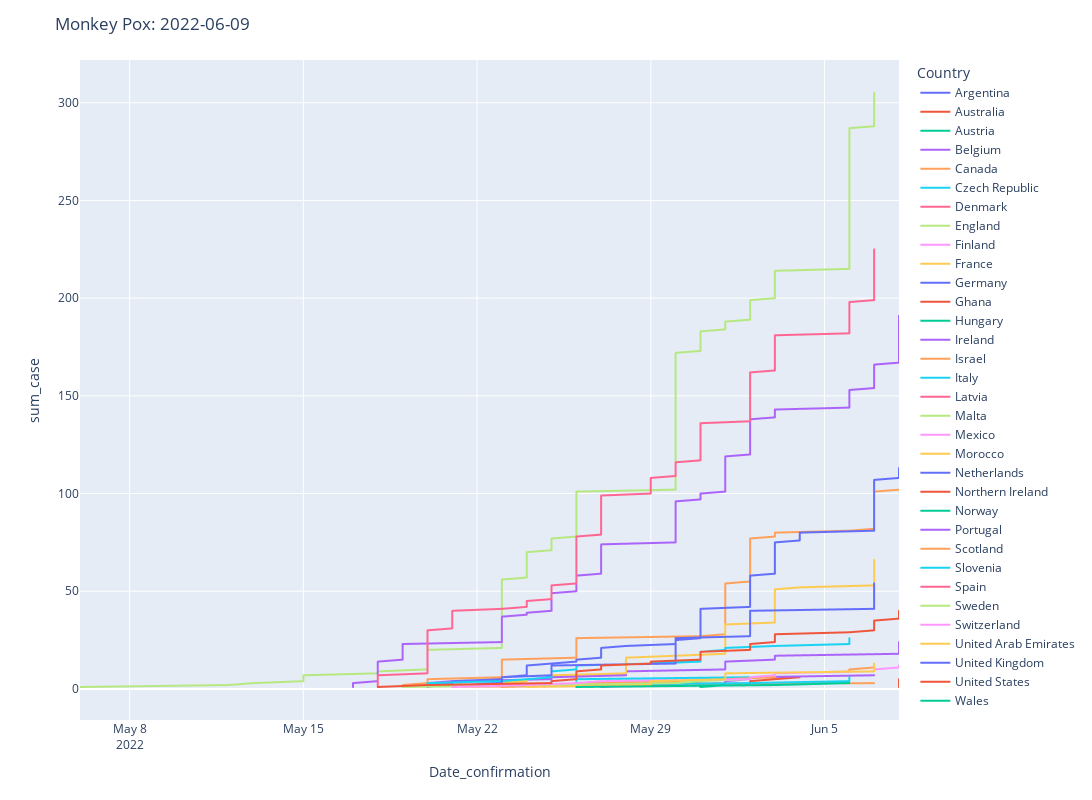

Notebook code for this chart:
### Code cell
fig3 = px.line(sort_df, x='Date_confirmation',y='sum_case', color='Country')

fig3.update_layout(
    width=1920,
    height=800,
    title_text=f'Monkey Pox: {date}'
)

fig3.show()

### Figure 1 — Plotly figure (JSON) as saved in the notebook; plotly's stock layout.template omitted (floating-point values rounded to 4 significant figures; data arrays with more than 128 entries replaced by an {"elided": "..."} marker saying what was removed)
{"data": [{"hovertemplate": "Country=Argentina<br>Date_confirmation=%{x}<br>sum_case=%{y}<extra></extra>", "legendgroup": "Argentina", "line": {"color": "#636efa", "dash": "solid"}, "marker": {"symbol": "circle"}, "mode": "lines", "name": "Argentina", "showlegend": true, "type": "scattergl", "x": ["2022-05-27T00:00:00", "2022-05-27T00:00:00"], "xaxis": "x", "y": [1, 2], "yaxis": "y"}, {"hovertemplate": "Country=Australia<br>Date_confirmation=%{x}<br>sum_case=%{y}<extra></extra>", "legendgroup": "Australia", "line": {"color": "#EF553B", "dash": "solid"}, "marker": {"symbol": "circle"}, "mode": "lines", "name": "Australia", "showlegend": true, "type": "scattergl", "x": ["2022-05-20T00:00:00", "2022-05-20T00:00:00", "2022-06-02T00:00:00", "2022-06-02T00:00:00", "2022-06-03T00:00:00", "2022-06-04T00:00:00"], "xaxis": "x", "y": [1, 2, 3, 4, 5, 6], "yaxis": "y"}, {"hovertemplate": "Country=Austria<br>Date_confirmation=%{x}<br>sum_case=%{y}<extra></extra>", "legendgroup": "Austria", "line": {"color": "#00cc96", "dash": "solid"}, "marker": {"symbol": "circle"}, "mode": "lines", "name": "Austria", "showlegend": true, "type": "scattergl", "x": ["2022-05-23T00:00:00"], "xaxis": "x", "y": [1], "yaxis": "y"}, {"hovertemplate": "Country=Belgium<br>Date_confirmation=%{x}<br>sum_case=%{y}<extra></extra>", "legendgroup": "Belgium", "line": {"color": "#ab63fa", "dash": "solid"}, "marker": {"symbol": "circle"}, "mode": "lines", "name": "Belgium", "showlegend": true, "type": "scattergl", "x": ["2022-05-19T00:00:00", "2022-05-20T00:00:00", "2022-05-20T00:00:00", "2022-05-21T00:00:00", "2022-05-25T00:00:00", "2022-05-25T00:00:00", "2022-05-28T00:00:00", "2022-05-28T00:00:00", "2022-05-28T00:00:00", "2022-06-01T00:00:00", "2022-06-01T00:00:00", "2022-06-01T00:00:00", "2022-06-01T00:00:00", "2022-06-01T00:00:00", "2022-06-03T00:00:00", "2022-06-03T00:00:00", "2022-06-03T00:00:00", "2022-06-08T00:00:00", "2022-06-08T00:00:00", "2022-06-08T00:00:00", "2022-06-08T00:00:00", "2022-06-08T00:00:00", "2022-06-08T00:00:00", "2022-06-08T00:00:00"], "xaxis": "x", "y": [1, 2, 3, 4, 5, 6, 7, 8, 9, 10, 11, 12, 13, 14, 15, 16, 17, 18, 19, 20, 21, 22, 23, 24], "yaxis": "y"}, {"hovertemplate": "Country=Canada<br>Date_confirmation=%{x}<br>sum_case=%{y}<extra></extra>", "legendgroup": "Canada", "line": {"color": "#FFA15A", "dash": "solid"}, "marker": {"symbol": "circle"}, "mode": "lines", "name": "Canada", "showlegend": true, "type": "scattergl", "x": ["2022-05-19T00:00:00", "2022-05-19T00:00:00", "2022-05-20T00:00:00", "2022-05-20T00:00:00", "2022-05-20T00:00:00", "2022-05-23T00:00:00", "2022-05-23T00:00:00", "2022-05-23T00:00:00", "2022-05-23T00:00:00", "2022-05-23T00:00:00", "2022-05-23T00:00:00", "2022-05-23T00:00:00", "2022-05-23T00:00:00", "2022-05-23T00:00:00", "2022-05-23T00:00:00", "2022-05-26T00:00:00", "2022-05-26T00:00:00", "2022-05-26T00:00:00", "2022-05-26T00:00:00", "2022-05-26T00:00:00", "2022-05-26T00:00:00", "2022-05-26T00:00:00", "2022-05-26T00:00:00", "2022-05-26T00:00:00", "2022-05-26T00:00:00", "2022-05-26T00:00:00", "2022-05-31T00:00:00", "2022-06-01T00:00:00", "2022-06-01T00:00:00", "2022-06-01T00:00:00", "2022-06-01T00:00:00", "2022-06-01T00:00:00", "2022-06-01T00:00:00", "2022-06-01T00:00:00", "2022-06-01T00:00:00", "2022-06-01T00:00:00", "2022-06-01T00:00:00", "2022-06-01T00:00:00", "2022-06-01T00:00:00", "2022-06-01T00:00:00", "2022-06-01T00:00:00", "2022-06-01T00:00:00", "2022-06-01T00:00:00", "2022-06-01T00:00:00", "2022-06-01T00:00:00", "2022-06-01T00:00:00", "2022-06-01T00:00:00", "2022-06-01T00:00:00", "2022-06-01T00:00:00", "2022-06-01T00:00:00", "2022-06-01T00:00:00", "2022-06-01T00:00:00", "2022-06-01T00:00:00", "2022-06-01T00:00:00", "2022-06-02T00:00:00", "2022-06-02T00:00:00", "2022-06-02T00:00:00", "2022-06-02T00:00:00", "2022-06-02T00:00:00", "2022-06-02T00:00:00", "2022-06-02T00:00:00", "2022-06-02T00:00:00", "2022-06-02T00:00:00", "2022-06-02T00:00:00", "2022-06-02T00:00:00", "2022-06-02T00:00:00", "2022-06-02T00:00:00", "2022-06-02T00:00:00", "2022-06-02T00:00:00", "2022-06-02T00:00:00", "2022-06-02T00:00:00", "2022-06-02T00:00:00", "2022-06-02T00:00:00", "2022-06-02T00:00:00", "2022-06-02T00:00:00", "2022-06-02T00:00:00", "2022-06-02T00:00:00", "2022-06-03T00:00:00", "2022-06-03T00:00:00", "2022-06-03T00:00:00", "2022-06-06T00:00:00", "2022-06-07T00:00:00", "2022-06-07T00:00:00", "2022-06-07T00:00:00", "2022-06-07T00:00:00", "2022-06-07T00:00:00", "2022-06-07T00:00:00", "2022-06-07T00:00:00", "2022-06-07T00:00:00", "2022-06-07T00:00:00", "2022-06-07T00:00:00", "2022-06-07T00:00:00", "2022-06-07T00:00:00", "2022-06-07T00:00:00", "2022-06-07T00:00:00", "2022-06-07T00:00:00", "2022-06-07T00:00:00", "2022-06-07T00:00:00", "2022-06-07T00:00:00", "2022-06-07T00:00:00", "2022-06-07T00:00:00", "2022-06-08T00:00:00"], "xaxis": "x", "y": [1, 2, 3, 4, 5, 6, 7, 8, 9, 10, 11, 12, 13, 14, 15, 16, 17, 18, 19, 20, 21, 22, 23, 24, 25, 26, 27, 28, 29, 30, 31, 32, 33, 34, 35, 36, 37, 38, 39, 40, 41, 42, 43, 44, 45, 46, 47, 48, 49, 50, 51, 52, 53, 54, 55, 56, 57, 58, 59, 60, 61, 62, 63, 64, 65, 66, 67, 68, 69, 70, 71, 72, 73, 74, 75, 76, 77, 78, 79, 80, 81, 82, 83, 84, 85, 86, 87, 88, 89, 90, 91, 92, 93, 94, 95, 96, 97, 98, 99, 100, 101, 102], "yaxis": "y"}, {"hovertemplate": "Country=Czech Republic<br>Date_confirmation=%{x}<br>sum_case=%{y}<extra></extra>", "legendgroup": "Czech Republic", "line": {"color": "#19d3f3", "dash": "solid"}, "marker": {"symbol": "circle"}, "mode": "lines", "name": "Czech Republic", "showlegend": true, "type": "scattergl", "x": ["2022-05-24T00:00:00", "2022-05-26T00:00:00", "2022-05-26T00:00:00", "2022-05-26T00:00:00", "2022-05-26T00:00:00", "2022-06-02T00:00:00"], "xaxis": "x", "y": [1, 2, 3, 4, 5, 6], "yaxis": "y"}, {"hovertemplate": "Country=Denmark<br>Date_confirmation=%{x}<br>sum_case=%{y}<extra></extra>", "legendgroup": "Denmark", "line": {"color": "#FF6692", "dash": "solid"}, "marker": {"symbol": "circle"}, "mode": "lines", "name": "Denmark", "showlegend": true, "type": "scattergl", "x": ["2022-05-23T00:00:00", "2022-05-24T00:00:00"], "xaxis": "x", "y": [1, 2], "yaxis": "y"}, {"hovertemplate": "Country=England<br>Date_confirmation=%{x}<br>sum_case=%{y}<extra></extra>", "legendgroup": "England", "line": {"color": "#B6E880", "dash": "solid"}, "marker": {"symbol": "circle"}, "mode": "lines", "name": "England", "showlegend": true, "type": "scattergl", "x": {"elided": "305 str values"}, "xaxis": "x", "y": {"elided": "305 int values"}, "yaxis": "y"}, {"hovertemplate": "Country=Finland<br>Date_confirmation=%{x}<br>sum_case=%{y}<extra></extra>", "legendgroup": "Finland", "line": {"color": "#FF97FF", "dash": "solid"}, "marker": {"symbol": "circle"}, "mode": "lines", "name": "Finland", "showlegend": true, "type": "scattergl", "x": ["2022-05-27T00:00:00", "2022-06-02T00:00:00"], "xaxis": "x", "y": [1, 2], "yaxis": "y"}, {"hovertemplate": "Country=France<br>Date_confirmation=%{x}<br>sum_case=%{y}<extra></extra>", "legendgroup": "France", "line": {"color": "#FECB52", "dash": "solid"}, "marker": {"symbol": "circle"}, "mode": "lines", "name": "France", "showlegend": true, "type": "scattergl", "x": ["2022-05-19T00:00:00", "2022-05-23T00:00:00", "2022-05-23T00:00:00", "2022-05-24T00:00:00", "2022-05-24T00:00:00", "2022-05-25T00:00:00", "2022-05-25T00:00:00", "2022-05-28T00:00:00", "2022-05-28T00:00:00", "2022-05-28T00:00:00", "2022-05-28T00:00:00", "2022-05-28T00:00:00", "2022-05-28T00:00:00", "2022-05-28T00:00:00", "2022-05-28T00:00:00", "2022-05-28T00:00:00", "2022-05-30T00:00:00", "2022-06-01T00:00:00", "2022-06-01T00:00:00", "2022-06-01T00:00:00", "2022-06-01T00:00:00", "2022-06-01T00:00:00", "2022-06-01T00:00:00", "2022-06-01T00:00:00", "2022-06-01T00:00:00", "2022-06-01T00:00:00", "2022-06-01T00:00:00", "2022-06-01T00:00:00", "2022-06-01T00:00:00", "2022-06-01T00:00:00", "2022-06-01T00:00:00", "2022-06-01T00:00:00", "2022-06-01T00:00:00", "2022-06-03T00:00:00", "2022-06-03T00:00:00", "2022-06-03T00:00:00", "2022-06-03T00:00:00", "2022-06-03T00:00:00", "2022-06-03T00:00:00", "2022-06-03T00:00:00", "2022-06-03T00:00:00", "2022-06-03T00:00:00", "2022-06-03T00:00:00", "2022-06-03T00:00:00", "2022-06-03T00:00:00", "2022-06-03T00:00:00", "2022-06-03T00:00:00", "2022-06-03T00:00:00", "2022-06-03T00:00:00", "2022-06-03T00:00:00", "2022-06-03T00:00:00", "2022-06-04T00:00:00", "2022-06-07T00:00:00", "2022-06-07T00:00:00", "2022-06-07T00:00:00", "2022-06-07T00:00:00", "2022-06-07T00:00:00", "2022-06-07T00:00:00", "2022-06-07T00:00:00", "2022-06-07T00:00:00", "2022-06-07T00:00:00", "2022-06-07T00:00:00", "2022-06-07T00:00:00", "2022-06-07T00:00:00", "2022-06-07T00:00:00", "2022-06-07T00:00:00"], "xaxis": "x", "y": [1, 2, 3, 4, 5, 6, 7, 8, 9, 10, 11, 12, 13, 14, 15, 16, 17, 18, 19, 20, 21, 22, 23, 24, 25, 26, 27, 28, 29, 30, 31, 32, 33, 34, 35, 36, 37, 38, 39, 40, 41, 42, 43, 44, 45, 46, 47, 48, 49, 50, 51, 52, 53, 54, 55, 56, 57, 58, 59, 60, 61, 62, 63, 64, 65, 66], "yaxis": "y"}, {"hovertemplate": "Country=Germany<br>Date_confirmation=%{x}<br>sum_case=%{y}<extra></extra>", "legendgroup": "Germany", "line": {"color": "#636efa", "dash": "solid"}, "marker": {"symbol": "circle"}, "mode": "lines", "name": "Germany", "showlegend": true, "type": "scattergl", "x": ["2022-05-19T00:00:00", "2022-05-20T00:00:00", "2022-05-21T00:00:00", "2022-05-21T00:00:00", "2022-05-23T00:00:00", "2022-05-23T00:00:00", "2022-05-24T00:00:00", "2022-05-24T00:00:00", "2022-05-24T00:00:00", "2022-05-24T00:00:00", "2022-05-24T00:00:00", "2022-05-24T00:00:00", "2022-05-25T00:00:00", "2022-05-26T00:00:00", "2022-05-26T00:00:00", "2022-05-27T00:00:00", "2022-05-27T00:00:00", "2022-05-27T00:00:00", "2022-05-27T00:00:00", "2022-05-27T00:00:00", "2022-05-27T00:00:00", "2022-05-28T00:00:00", "2022-05-30T00:00:00", "2022-05-30T00:00:00", "2022-05-30T00:00:00", "2022-05-31T00:00:00", "2022-05-31T00:00:00", "2022-05-31T00:00:00", "2022-05-31T00:00:00", "2022-05-31T00:00:00", "2022-05-31T00:00:00", "2022-05-31T00:00:00", "2022-05-31T00:00:00", "2022-05-31T00:00:00", "2022-05-31T00:00:00", "2022-05-31T00:00:00", "2022-05-31T00:00:00", "2022-05-31T00:00:00", "2022-05-31T00:00:00", "2022-05-31T00:00:00", "2022-05-31T00:00:00", "2022-06-02T00:00:00", "2022-06-02T00:00:00", "2022-06-02T00:00:00", "2022-06-02T00:00:00", "2022-06-02T00:00:00", "2022-06-02T00:00:00", "2022-06-02T00:00:00", "2022-06-02T00:00:00", "2022-06-02T00:00:00", "2022-06-02T00:00:00", "2022-06-02T00:00:00", "2022-06-02T00:00:00", "2022-06-02T00:00:00", "2022-06-02T00:00:00", "2022-06-02T00:00:00", "2022-06-02T00:00:00", "2022-06-02T00:00:00", "2022-06-03T00:00:00", "2022-06-03T00:00:00", "2022-06-03T00:00:00", "2022-06-03T00:00:00", "2022-06-03T00:00:00", "2022-06-03T00:00:00", "2022-06-03T00:00:00", "2022-06-03T00:00:00", "2022-06-03T00:00:00", "2022-06-03T00:00:00", "2022-06-03T00:00:00", "2022-06-03T00:00:00", "2022-06-03T00:00:00", "2022-06-03T00:00:00", "2022-06-03T00:00:00", "2022-06-03T00:00:00", "2022-06-03T00:00:00", "2022-06-04T00:00:00", "2022-06-04T00:00:00", "2022-06-04T00:00:00", "2022-06-04T00:00:00", "2022-06-04T00:00:00", "2022-06-07T00:00:00", "2022-06-07T00:00:00", "2022-06-07T00:00:00", "2022-06-07T00:00:00", "2022-06-07T00:00:00", "2022-06-07T00:00:00", "2022-06-07T00:00:00", "2022-06-07T00:00:00", "2022-06-07T00:00:00", "2022-06-07T00:00:00", "2022-06-07T00:00:00", "2022-06-07T00:00:00", "2022-06-07T00:00:00", "2022-06-07T00:00:00", "2022-06-07T00:00:00", "2022-06-07T00:00:00", "2022-06-07T00:00:00", "2022-06-07T00:00:00", "2022-06-07T00:00:00", "2022-06-07T00:00:00", "2022-06-07T00:00:00", "2022-06-07T00:00:00", "2022-06-07T00:00:00", "2022-06-07T00:00:00", "2022-06-07T00:00:00", "2022-06-07T00:00:00", "2022-06-07T00:00:00", "2022-06-08T00:00:00", "2022-06-08T00:00:00", "2022-06-08T00:00:00", "2022-06-08T00:00:00", "2022-06-08T00:00:00", "2022-06-08T00:00:00"], "xaxis": "x", "y": [1, 2, 3, 4, 5, 6, 7, 8, 9, 10, 11, 12, 13, 14, 15, 16, 17, 18, 19, 20, 21, 22, 23, 24, 25, 26, 27, 28, 29, 30, 31, 32, 33, 34, 35, 36, 37, 38, 39, 40, 41, 42, 43, 44, 45, 46, 47, 48, 49, 50, 51, 52, 53, 54, 55, 56, 57, 58, 59, 60, 61, 62, 63, 64, 65, 66, 67, 68, 69, 70, 71, 72, 73, 74, 75, 76, 77, 78, 79, 80, 81, 82, 83, 84, 85, 86, 87, 88, 89, 90, 91, 92, 93, 94, 95, 96, 97, 98, 99, 100, 101, 102, 103, 104, 105, 106, 107, 108, 109, 110, 111, 112, 113], "yaxis": "y"}, {"hovertemplate": "Country=Ghana<br>Date_confirmation=%{x}<br>sum_case=%{y}<extra></extra>", "legendgroup": "Ghana", "line": {"color": "#EF553B", "dash": "solid"}, "marker": {"symbol": "circle"}, "mode": "lines", "name": "Ghana", "showlegend": true, "type": "scattergl", "x": ["2022-06-08T00:00:00", "2022-06-08T00:00:00", "2022-06-08T00:00:00", "2022-06-08T00:00:00", "2022-06-08T00:00:00"], "xaxis": "x", "y": [1, 2, 3, 4, 5], "yaxis": "y"}, {"hovertemplate": "Country=Hungary<br>Date_confirmation=%{x}<br>sum_case=%{y}<extra></extra>", "legendgroup": "Hungary", "line": {"color": "#00cc96", "dash": "solid"}, "marker": {"symbol": "circle"}, "mode": "lines", "name": "Hungary", "showlegend": true, "type": "scattergl", "x": ["2022-05-31T00:00:00"], "xaxis": "x", "y": [1], "yaxis": "y"}, {"hovertemplate": "Country=Ireland<br>Date_confirmation=%{x}<br>sum_case=%{y}<extra></extra>", "legendgroup": "Ireland", "line": {"color": "#ab63fa", "dash": "solid"}, "marker": {"symbol": "circle"}, "mode": "lines", "name": "Ireland", "showlegend": true, "type": "scattergl", "x": ["2022-05-27T00:00:00", "2022-05-30T00:00:00", "2022-06-01T00:00:00", "2022-06-01T00:00:00", "2022-06-02T00:00:00", "2022-06-02T00:00:00", "2022-06-07T00:00:00"], "xaxis": "x", "y": [1, 2, 3, 4, 5, 6, 7], "yaxis": "y"}, {"hovertemplate": "Country=Israel<br>Date_confirmation=%{x}<br>sum_case=%{y}<extra></extra>", "legendgroup": "Israel", "line": {"color": "#FFA15A", "dash": "solid"}, "marker": {"symbol": "circle"}, "mode": "lines", "name": "Israel", "showlegend": true, "type": "scattergl", "x": ["2022-05-21T00:00:00", "2022-05-28T00:00:00", "2022-06-07T00:00:00"], "xaxis": "x", "y": [1, 2, 3], "yaxis": "y"}, {"hovertemplate": "Country=Italy<br>Date_confirmation=%{x}<br>sum_case=%{y}<extra></extra>", "legendgroup": "Italy", "line": {"color": "#19d3f3", "dash": "solid"}, "marker": {"symbol": "circle"}, "mode": "lines", "name": "Italy", "showlegend": true, "type": "scattergl", "x": ["2022-05-19T00:00:00", "2022-05-20T00:00:00", "2022-05-20T00:00:00", "2022-05-23T00:00:00", "2022-05-24T00:00:00", "2022-05-25T00:00:00", "2022-05-25T00:00:00", "2022-05-25T00:00:00", "2022-05-25T00:00:00", "2022-05-26T00:00:00", "2022-05-26T00:00:00", "2022-05-26T00:00:00", "2022-05-29T00:00:00", "2022-05-31T00:00:00", "2022-05-31T00:00:00", "2022-05-31T00:00:00", "2022-05-31T00:00:00", "2022-05-31T00:00:00", "2022-05-31T00:00:00", "2022-06-01T00:00:00", "2022-06-01T00:00:00", "2022-06-03T00:00:00", "2022-06-06T00:00:00", "2022-06-06T00:00:00", "2022-06-06T00:00:00", "2022-06-06T00:00:00"], "xaxis": "x", "y": [1, 2, 3, 4, 5, 6, 7, 8, 9, 10, 11, 12, 13, 14, 15, 16, 17, 18, 19, 20, 21, 22, 23, 24, 25, 26], "yaxis": "y"}, {"hovertemplate": "Country=Latvia<br>Date_confirmation=%{x}<br>sum_case=%{y}<extra></extra>", "legendgroup": "Latvia", "line": {"color": "#FF6692", "dash": "solid"}, "marker": {"symbol": "circle"}, "mode": "lines", "name": "Latvia", "showlegend": true, "type": "scattergl", "x": ["2022-06-03T00:00:00"], "xaxis": "x", "y": [1], "yaxis": "y"}, {"hovertemplate": "Country=Malta<br>Date_confirmation=%{x}<br>sum_case=%{y}<extra></extra>", "legendgroup": "Malta", "line": {"color": "#B6E880", "dash": "solid"}, "marker": {"symbol": "circle"}, "mode": "lines", "name": "Malta", "showlegend": true, "type": "scattergl", "x": ["2022-05-28T00:00:00"], "xaxis": "x", "y": [1], "yaxis": "y"}, {"hovertemplate": "Country=Mexico<br>Date_confirmation=%{x}<br>sum_case=%{y}<extra></extra>", "legendgroup": "Mexico", "line": {"color": "#FF97FF", "dash": "solid"}, "marker": {"symbol": "circle"}, "mode": "lines", "name": "Mexico", "showlegend": true, "type": "scattergl", "x": ["2022-05-28T00:00:00"], "xaxis": "x", "y": [1], "yaxis": "y"}, {"hovertemplate": "Country=Morocco<br>Date_confirmation=%{x}<br>sum_case=%{y}<extra></extra>", "legendgroup": "Morocco", "line": {"color": "#FECB52", "dash": "solid"}, "marker": {"symbol": "circle"}, "mode": "lines", "name": "Morocco", "showlegend": true, "type": "scattergl", "x": ["2022-06-02T00:00:00"], "xaxis": "x", "y": [1], "yaxis": "y"}, {"hovertemplate": "Country=Netherlands<br>Date_confirmation=%{x}<br>sum_case=%{y}<extra></extra>", "legendgroup": "Netherlands", "line": {"color": "#636efa", "dash": "solid"}, "marker": {"symbol": "circle"}, "mode": "lines", "name": "Netherlands", "showlegend": true, "type": "scattergl", "x": ["2022-05-20T00:00:00", "2022-05-21T00:00:00", "2022-05-23T00:00:00", "2022-05-23T00:00:00", "2022-05-23T00:00:00", "2022-05-23T00:00:00", "2022-05-25T00:00:00", "2022-05-25T00:00:00", "2022-05-25T00:00:00", "2022-05-25T00:00:00", "2022-05-25T00:00:00", "2022-05-25T00:00:00", "2022-05-30T00:00:00", "2022-05-30T00:00:00", "2022-05-30T00:00:00", "2022-05-30T00:00:00", "2022-05-30T00:00:00", "2022-05-30T00:00:00", "2022-05-30T00:00:00", "2022-05-30T00:00:00", "2022-05-30T00:00:00", "2022-05-30T00:00:00", "2022-05-30T00:00:00", "2022-05-30T00:00:00", "2022-05-30T00:00:00", "2022-05-30T00:00:00", "2022-06-02T00:00:00", "2022-06-02T00:00:00", "2022-06-02T00:00:00", "2022-06-02T00:00:00", "2022-06-02T00:00:00", "2022-06-02T00:00:00", "2022-06-02T00:00:00", "2022-06-02T00:00:00", "2022-06-02T00:00:00", "2022-06-02T00:00:00", "2022-06-02T00:00:00", "2022-06-02T00:00:00", "2022-06-02T00:00:00", "2022-06-02T00:00:00", "2022-06-07T00:00:00", "2022-06-07T00:00:00", "2022-06-07T00:00:00", "2022-06-07T00:00:00", "2022-06-07T00:00:00", "2022-06-07T00:00:00", "2022-06-07T00:00:00", "2022-06-07T00:00:00", "2022-06-07T00:00:00", "2022-06-07T00:00:00", "2022-06-07T00:00:00", "2022-06-07T00:00:00", "2022-06-07T00:00:00", "2022-06-07T00:00:00"], "xaxis": "x", "y": [1, 2, 3, 4, 5, 6, 7, 8, 9, 10, 11, 12, 13, 14, 15, 16, 17, 18, 19, 20, 21, 22, 23, 24, 25, 26, 27, 28, 29, 30, 31, 32, 33, 34, 35, 36, 37, 38, 39, 40, 41, 42, 43, 44, 45, 46, 47, 48, 49, 50, 51, 52, 53, 54], "yaxis": "y"}, {"hovertemplate": "Country=Northern Ireland<br>Date_confirmation=%{x}<br>sum_case=%{y}<extra></extra>", "legendgroup": "Northern Ireland", "line": {"color": "#EF553B", "dash": "solid"}, "marker": {"symbol": "circle"}, "mode": "lines", "name": "Northern Ireland", "showlegend": true, "type": "scattergl", "x": ["2022-05-26T00:00:00", "2022-05-30T00:00:00"], "xaxis": "x", "y": [1, 2], "yaxis": "y"}, {"hovertemplate": "Country=Norway<br>Date_confirmation=%{x}<br>sum_case=%{y}<extra></extra>", "legendgroup": "Norway", "line": {"color": "#00cc96", "dash": "solid"}, "marker": {"symbol": "circle"}, "mode": "lines", "name": "Norway", "showlegend": true, "type": "scattergl", "x": ["2022-05-31T00:00:00", "2022-06-01T00:00:00"], "xaxis": "x", "y": [1, 2], "yaxis": "y"}, {"hovertemplate": "Country=Portugal<br>Date_confirmation=%{x}<br>sum_case=%{y}<extra></extra>", "legendgroup": "Portugal", "line": {"color": "#ab63fa", "dash": "solid"}, "marker": {"symbol": "circle"}, "mode": "lines", "name": "Portugal", "showlegend": true, "type": "scattergl", "x": {"elided": "191 str values"}, "xaxis": "x", "y": {"elided": "191 int values"}, "yaxis": "y"}, {"hovertemplate": "Country=Scotland<br>Date_confirmation=%{x}<br>sum_case=%{y}<extra></extra>", "legendgroup": "Scotland", "line": {"color": "#FFA15A", "dash": "solid"}, "marker": {"symbol": "circle"}, "mode": "lines", "name": "Scotland", "showlegend": true, "type": "scattergl", "x": ["2022-05-23T00:00:00", "2022-05-26T00:00:00", "2022-05-26T00:00:00", "2022-05-30T00:00:00", "2022-06-01T00:00:00", "2022-06-03T00:00:00", "2022-06-03T00:00:00", "2022-06-03T00:00:00", "2022-06-06T00:00:00", "2022-06-06T00:00:00", "2022-06-07T00:00:00"], "xaxis": "x", "y": [1, 2, 3, 4, 5, 6, 7, 8, 9, 10, 11], "yaxis": "y"}, {"hovertemplate": "Country=Slovenia<br>Date_confirmation=%{x}<br>sum_case=%{y}<extra></extra>", "legendgroup": "Slovenia", "line": {"color": "#19d3f3", "dash": "solid"}, "marker": {"symbol": "circle"}, "mode": "lines", "name": "Slovenia", "showlegend": true, "type": "scattergl", "x": ["2022-05-24T00:00:00", "2022-05-25T00:00:00", "2022-06-02T00:00:00", "2022-06-06T00:00:00", "2022-06-06T00:00:00", "2022-06-06T00:00:00"], "xaxis": "x", "y": [1, 2, 3, 4, 5, 6], "yaxis": "y"}, {"hovertemplate": "Country=Spain<br>Date_confirmation=%{x}<br>sum_case=%{y}<extra></extra>", "legendgroup": "Spain", "line": {"color": "#FF6692", "dash": "solid"}, "marker": {"symbol": "circle"}, "mode": "lines", "name": "Spain", "showlegend": true, "type": "scattergl", "x": {"elided": "225 str values"}, "xaxis": "x", "y": {"elided": "225 int values"}, "yaxis": "y"}, {"hovertemplate": "Country=Sweden<br>Date_confirmation=%{x}<br>sum_case=%{y}<extra></extra>", "legendgroup": "Sweden", "line": {"color": "#B6E880", "dash": "solid"}, "marker": {"symbol": "circle"}, "mode": "lines", "name": "Sweden", "showlegend": true, "type": "scattergl", "x": ["2022-05-19T00:00:00", "2022-05-25T00:00:00", "2022-05-30T00:00:00", "2022-05-31T00:00:00", "2022-06-02T00:00:00"], "xaxis": "x", "y": [1, 2, 3, 4, 5], "yaxis": "y"}, {"hovertemplate": "Country=Switzerland<br>Date_confirmation=%{x}<br>sum_case=%{y}<extra></extra>", "legendgroup": "Switzerland", "line": {"color": "#FF97FF", "dash": "solid"}, "marker": {"symbol": "circle"}, "mode": "lines", "name": "Switzerland", "showlegend": true, "type": "scattergl", "x": ["2022-05-21T00:00:00", "2022-05-24T00:00:00", "2022-05-26T00:00:00", "2022-05-27T00:00:00", "2022-06-02T00:00:00", "2022-06-02T00:00:00", "2022-06-03T00:00:00", "2022-06-03T00:00:00", "2022-06-07T00:00:00", "2022-06-07T00:00:00", "2022-06-08T00:00:00", "2022-06-08T00:00:00"], "xaxis": "x", "y": [1, 2, 3, 4, 5, 6, 7, 8, 9, 10, 11, 12], "yaxis": "y"}, {"hovertemplate": "Country=United Arab Emirates<br>Date_confirmation=%{x}<br>sum_case=%{y}<extra></extra>", "legendgroup": "United Arab Emirates", "line": {"color": "#FECB52", "dash": "solid"}, "marker": {"symbol": "circle"}, "mode": "lines", "name": "United Arab Emirates", "showlegend": true, "type": "scattergl", "x": ["2022-05-24T00:00:00", "2022-05-29T00:00:00", "2022-05-29T00:00:00", "2022-05-29T00:00:00", "2022-06-01T00:00:00", "2022-06-01T00:00:00", "2022-06-01T00:00:00", "2022-06-01T00:00:00", "2022-06-07T00:00:00", "2022-06-07T00:00:00", "2022-06-07T00:00:00", "2022-06-07T00:00:00", "2022-06-07T00:00:00"], "xaxis": "x", "y": [1, 2, 3, 4, 5, 6, 7, 8, 9, 10, 11, 12, 13], "yaxis": "y"}, {"hovertemplate": "Country=United Kingdom<br>Date_confirmation=%{x}<br>sum_case=%{y}<extra></extra>", "legendgroup": "United Kingdom", "line": {"color": "#636efa", "dash": "solid"}, "marker": {"symbol": "circle"}, "mode": "lines", "name": "United Kingdom", "showlegend": true, "type": "scattergl", "x": ["2022-06-01T00:00:00"], "xaxis": "x", "y": [1], "yaxis": "y"}, {"hovertemplate": "Country=United States<br>Date_confirmation=%{x}<br>sum_case=%{y}<extra></extra>", "legendgroup": "United States", "line": {"color": "#EF553B", "dash": "solid"}, "marker": {"symbol": "circle"}, "mode": "lines", "name": "United States", "showlegend": true, "type": "scattergl", "x": ["2022-05-18T00:00:00", "2022-05-20T00:00:00", "2022-05-25T00:00:00", "2022-05-25T00:00:00", "2022-05-26T00:00:00", "2022-05-26T00:00:00", "2022-05-26T00:00:00", "2022-05-26T00:00:00", "2022-05-26T00:00:00", "2022-05-27T00:00:00", "2022-05-27T00:00:00", "2022-05-27T00:00:00", "2022-05-29T00:00:00", "2022-05-29T00:00:00", "2022-05-31T00:00:00", "2022-05-31T00:00:00", "2022-05-31T00:00:00", "2022-05-31T00:00:00", "2022-05-31T00:00:00", "2022-06-02T00:00:00", "2022-06-02T00:00:00", "2022-06-02T00:00:00", "2022-06-02T00:00:00", "2022-06-03T00:00:00", "2022-06-03T00:00:00", "2022-06-03T00:00:00", "2022-06-03T00:00:00", "2022-06-03T00:00:00", "2022-06-06T00:00:00", "2022-06-07T00:00:00", "2022-06-07T00:00:00", "2022-06-07T00:00:00", "2022-06-07T00:00:00", "2022-06-07T00:00:00", "2022-06-07T00:00:00", "2022-06-08T00:00:00", "2022-06-08T00:00:00", "2022-06-08T00:00:00", "2022-06-08T00:00:00", "2022-06-08T00:00:00"], "xaxis": "x", "y": [1, 2, 3, 4, 5, 6, 7, 8, 9, 10, 11, 12, 13, 14, 15, 16, 17, 18, 19, 20, 21, 22, 23, 24, 25, 26, 27, 28, 29, 30, 31, 32, 33, 34, 35, 36, 37, 38, 39, 40], "yaxis": "y"}, {"hovertemplate": "Country=Wales<br>Date_confirmation=%{x}<br>sum_case=%{y}<extra></extra>", "legendgroup": "Wales", "line": {"color": "#00cc96", "dash": "solid"}, "marker": {"symbol": "circle"}, "mode": "lines", "name": "Wales", "showlegend": true, "type": "scattergl", "x": ["2022-05-26T00:00:00", "2022-06-03T00:00:00", "2022-06-06T00:00:00"], "xaxis": "x", "y": [1, 2, 3], "yaxis": "y"}], "layout": {"height": 800, "legend": {"title": {"text": "Country"}, "tracegroupgap": 0}, "margin": {"t": 60}, "title": {"text": "Monkey Pox: 2022-06-09"}, "width": 1920, "xaxis": {"anchor": "y", "domain": [0, 1], "title": {"text": "Date_confirmation"}}, "yaxis": {"anchor": "x", "domain": [0, 1], "title": {"text": "sum_case"}}}}
